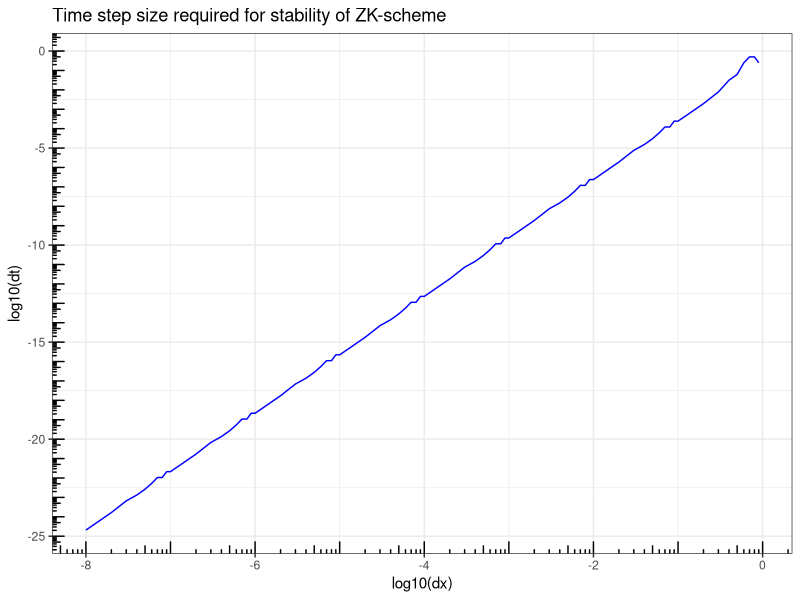

This chart was generated by the following R code:
## ---- chunk 1
#| label: fig-timestep
#| fig-cap: "Required time step for given spatial resolution and u0 = 1.0"
#| eval: true
#| code-fold: true

# Code for generation of the time step graphics

# Load libraries
library(ggplot2)

# function for computing an approximate time step
compute_timestep <- function(dx, end_time, u0) {
  dt <- end_time
  numerical_stable <- FALSE
  
  while(!numerical_stable) {
    dt <- 0.5 * dt
    numerical_stable <- (dt / dx) * abs(-2 * u0 + (1 / dx)^2) <= 2 / (3*sqrt(3))
  }
  
  return(dt)
}

# generate log scaled vector for plotting
x <- c(1:9 %o% 10^(-8:-1))
end_time <- 1.0
u0 <- 1.0

# compute the required time step
y <- numeric(length(x))
for (i in seq_along(x)) {
  y[i] <- compute_timestep(x[i], end_time, u0)
}

df <- data.frame("dx" = x, "dt" = y)

ggplot(df, aes(log10(dx), log10(dt))) + 
  geom_line(color = "blue") +
  annotation_logticks() +
  theme_bw() +
  labs(title = "Time step size required for stability of ZK-scheme") 
